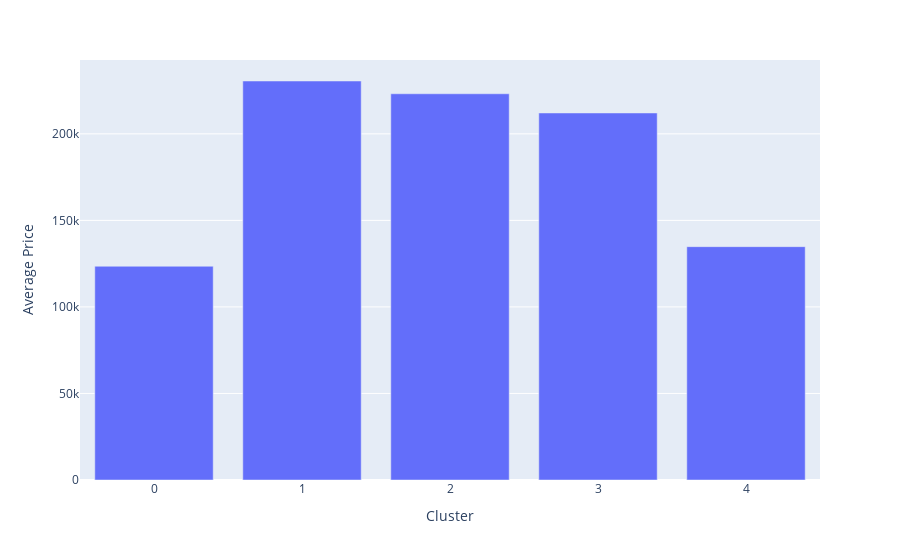

This figure's notebook cell:
### Markdown cell above
### Create an interactive bar chart that shows the average SalePrice of a property by cluster.

You will need to aggregate the data by cluster and average the sale prices before generating your visualization.

### Code cell
averages = []
for i in range(5):
    average = dfnum.loc[dfnum['Cluster']==i, 'SalePrice'].mean()
    averages.append(average)
dfprice2cluster = pd.DataFrame({'Cluster':[x for x in range(5)], 'Average Price': averages})  

fig = px.bar(dfprice2cluster, x='Cluster', y='Average Price')

fig.show()

### Figure 1 — Plotly figure (JSON) as saved in the notebook; plotly's stock layout.template omitted (floating-point values rounded to 4 significant figures)
{"data": [{"alignmentgroup": "True", "hovertemplate": "Cluster=%{x}<br>Average Price=%{y}<extra></extra>", "legendgroup": "", "marker": {"color": "#636efa"}, "name": "", "offsetgroup": "", "orientation": "v", "showlegend": false, "textposition": "auto", "type": "bar", "x": [0, 1, 2, 3, 4], "xaxis": "x", "y": [123500.0, 230500.0, 223200.0, 212100.0, 134800.0], "yaxis": "y"}], "layout": {"barmode": "relative", "legend": {"tracegroupgap": 0}, "margin": {"t": 60}, "xaxis": {"anchor": "y", "domain": [0, 1], "title": {"text": "Cluster"}}, "yaxis": {"anchor": "x", "domain": [0, 1], "title": {"text": "Average Price"}}}}
